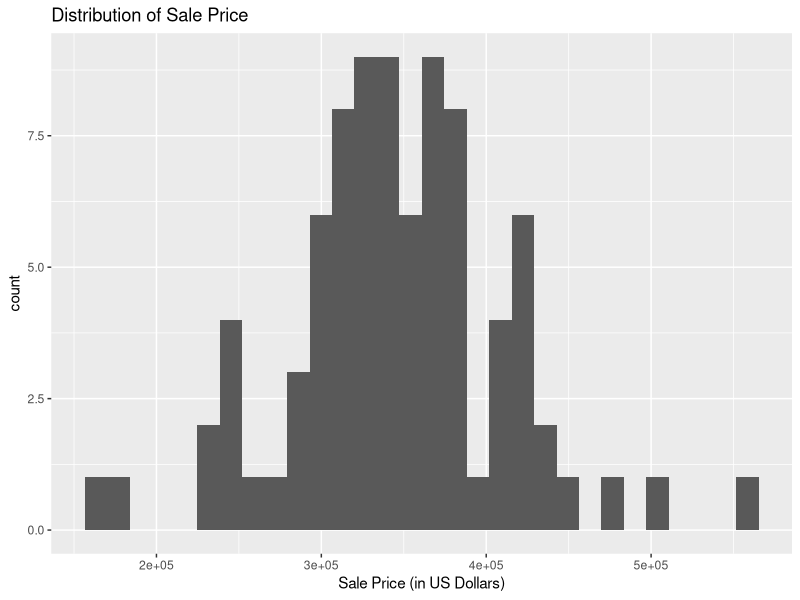
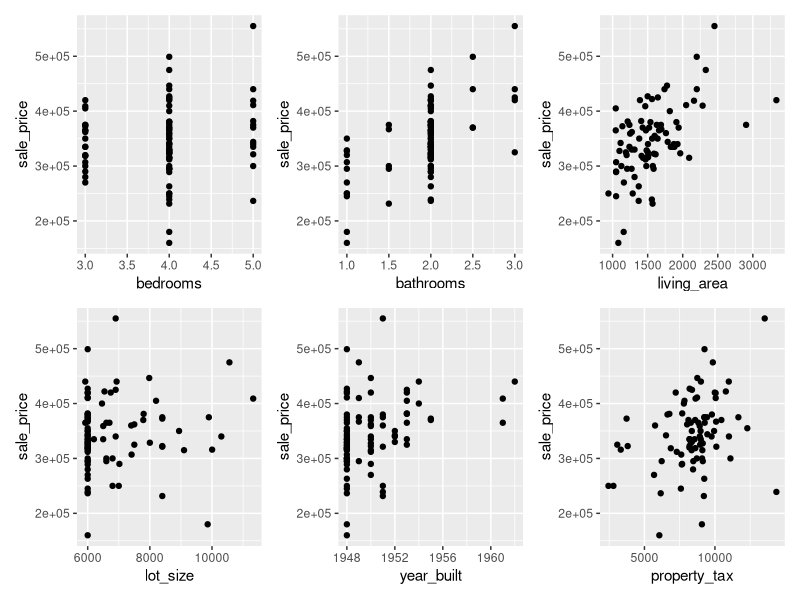

Here is the R script that generated these plots, in order:
## ---- chunk 1

## ---- chunk 2
library(tidyverse)
library(knitr)
library(broom)
library(patchwork) 
library(kableExtra)
## ---- chunk 3
homes <- read_csv("data/homeprices.csv")
## ---- chunk 4
ggplot(data = homes, aes(x = sale_price)) +
  geom_histogram() + 
  labs(title = "Distribution of Sale Price", 
       x = "Sale Price (in US Dollars)")
## ---- chunk 5
p1 <- ggplot(data = homes, aes(x = bedrooms, y = sale_price)) +
  geom_point()

p2 <- ggplot(data = homes, aes(x = bathrooms, y = sale_price)) +
  geom_point()

p3 <- ggplot(data = homes, aes(x = living_area, y = sale_price)) +
  geom_point()

p4 <- ggplot(data = homes, aes(x = lot_size, y = sale_price)) +
  geom_point()

p5 <- ggplot(data = homes, aes(x = year_built, y = sale_price)) +
  geom_point()

p6 <- ggplot(data = homes, aes(x = property_tax, y = sale_price)) +
  geom_point()

(p1 + p2 + p3) / (p4 + p5 + p6)
## ---- chunk 6
price_model <- lm(sale_price ~ bedrooms + bathrooms + living_area + lot_size + year_built + property_tax, 
                  data = homes)

tidy(price_model) %>%
  kable(format = "markdown", digits = 3)
## ---- chunk 7
price_model <- lm(sale_price ~ bedrooms + bathrooms + living_area + lot_size + year_built + property_tax, 
                  data = homes)

tidy(price_model) %>%
  kable(format = "markdown", digits = 3)
## ---- chunk 8
price_model <- lm(sale_price ~ bedrooms + bathrooms + living_area + lot_size + year_built + property_tax, 
                  data = homes)

tidy(price_model) %>%
  kable(format = "html", digits = 3) %>%
  row_spec(4, background = "#dce5b2")
## ---- chunk 9
price_model <- lm(sale_price ~ bedrooms + bathrooms + living_area + lot_size + year_built + property_tax, 
                  data = homes)

tidy(price_model) %>%
  kable(format = "html", digits = 3) %>%
  row_spec(4, background = "#dce5b2")
## ---- chunk 10
price_model <- lm(sale_price ~ bedrooms + bathrooms + living_area + lot_size + year_built + property_tax, 
                  data = homes)

tidy(price_model) %>%
  kable(format = "html", digits = 3) %>%
  row_spec(4, background = "#dce5b2")
## ---- chunk 11
price_model <- lm(sale_price ~ bedrooms + bathrooms + living_area + lot_size + year_built + property_tax, 
                  data = homes)

tidy(price_model, conf.int = TRUE) %>%
  kable(format = "html", digits = 3)%>%
  row_spec(4, background = "#dce5b2")
